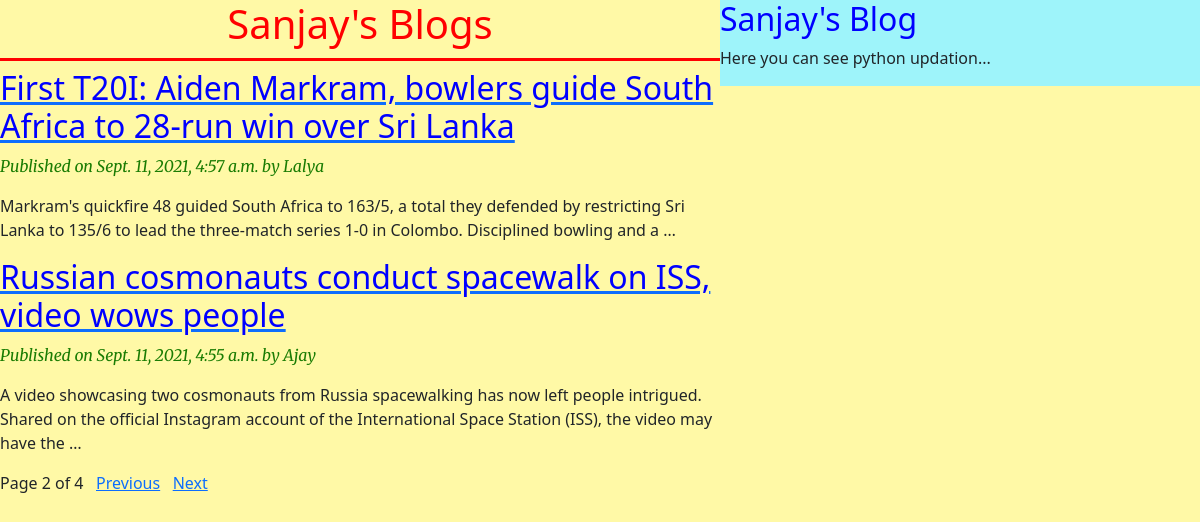
Screenshot of /?page=2 with the database file from the repository.
### blog/models.py (models this page shows, shortened)
class Post(models.Model):
    STATUS_CHOICES = (('draft', 'Draft'),('published', 'Published'))
    title = models.CharField(max_length=256)
    slug = models.SlugField(max_length=256, unique_for_date='publish')
    author = models.ForeignKey(User, on_delete=models.CASCADE, related_name='blog_posts')
    body = models.TextField()
    publish = models.DateTimeField(default=timezone.now)
    created = models.DateTimeField(auto_now_add=True)
    updated = models.DateTimeField(auto_now=True)
    status = models.CharField(max_length=256, choices=STATUS_CHOICES, default='draft')
    objects = CustomManager()
    class Meta:
        ordering = ('-publish',)
    def get_absolute_url(self):
        return reverse('post_detail',
                       args=[self.publish.year,
                             self.publish.strftime("%m"),
                             self.publish.strftime("%d"),
                             self.slug])

### blog/views.py (the view)
# urls.py: path('', views.post_list_view, name = 'home'),
def post_list_view(request):
    post_list = Post.objects.all() # fetching all post objects from database
    paginator = Paginator(post_list,2) # creating a paginator object # getting the desired page number from url
    page_number = request.GET.get('page')
    try:
        post_list = paginator.page(page_number)
    except PageNotAnInteger:
        post_list = paginator.page(1)
    except EmptyPage:
        post_list = paginator.page(paginator.num_pages)
    return render(request, 'blog/post_list.html', {'post_list':post_list})

### blog/models.py (called while the page is built)
    def get_queryset(self):
        return super().get_queryset().filter(status='published')

### templates/blog/post_list.html (shortened to what this page needs)
<!DOCTYPE html>
{% extends 'blog/base.html' %}
{% block content %}
<h1>Sanjay's Blogs</h1>
{% for post in post_list %}
    <a href="{{post.get_absolute_url}}"> <h2>{{post.title}}</h2> </a>
    <p id="date"> Published on {{post.publish}} by {{post.author | title}} </p>
    {{post.body | truncatewords:30 | linebreaks}}
{% endfor %}
{% include 'blog/paginator.html' with page=post_list %}
{% endblock %}

### static/css/post_list.css (style rules this page uses)
h1 { color: rgb(255, 0, 0); text-align: center; border-bottom: red solid; padding-bottom: 10px; }
h2 { color: blue; }
body { background-color: rgb(255, 249, 166); }
#date { font-style: italic; color: rgb(26, 124, 3); font-family: 'Merriweather', serif; }

### rows the page displays
Post: title "First T20I: Aiden Markram, bowlers guide South Africa to 28-run win over Sri Lanka", publish "Sept. 11, 2021, 4:57 a.m.", author "Lalya", body "Markram's quickfire 48 guided South Africa to 163/5, a total they defended by restricting Sri Lanka to 135/6 to lead the three-match series 1-0 in Colombo. Disciplined bowling and a …"
Post: title "Russian cosmonauts conduct spacewalk on ISS, video wows people", publish "Sept. 11, 2021, 4:55 a.m.", author "Ajay", body "A video showcasing two cosmonauts from Russia spacewalking has now left people intrigued. Shared on the official Instagram account of the International Space Station (ISS), the video may have the …"

### other values shown
{{ page.number }} "2"
{{ page.paginator.num_pages }} "4"
